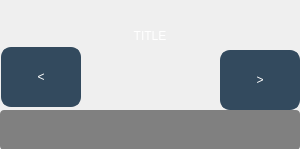
<?xml version="1.0" encoding="UTF-8"?>
<ui version="4.0">
 <class>levelGauge</class>
 <widget class="QWidget" name="levelGauge">
  <property name="geometry">
   <rect>
    <x>0</x>
    <y>0</y>
    <width>300</width>
    <height>149</height>
   </rect>
  </property>
  <property name="windowTitle">
   <string>Form</string>
  </property>
  <property name="styleSheet">
   <string notr="true">QLabel:enabled{
 font: 32px &quot;DinPRO-Medium&quot;;
color: blue;
}
QLabel:disabled{
 font: 18px &quot;DinPRO-Medium&quot;;
color: red;
}
/* ---------------- Pushbuttons ----------------*/

QPushButton {
    font: 16pt &quot;DinPRO-Medium&quot;;
}

QPushButton 
{
    background: rgb( 51, 74, 94 );
    border: 1px solid rgb( 51, 74, 94 );
    color: white;
    text-align: center;
    border-radius: 10px;
    border-width: 2px;
}

QPushButton::hover 
{
    background: rgb(51, 74, 94 );
    border-color: rgb( 166, 166, 166 );
    color: rgb( 214, 214, 214);
    border-width: 1px;
    border-radius: 10px;
}

 QPushButton:default 
{
     background: rgb( 51, 51, 51 );
 }

QPushButton:checked 
{
    background:  rgb(  191, 191, 191  ); 
    border: rgb(  191, 191, 191  ); 
    color: rgb( 52, 73, 94 );
 }

QPushButton:disabled 
{
     background:  rgb( 51, 51, 51 ); 
     border: rgb( 51, 51, 51 ); 
     color: rgb( 128, 128, 128 );
 }


/* ---------- Group Boxes ---------- */

 QGroupBox {
    font: 14.75pt DINPro-medium;
    color: white;
    background-color: rgb( 51, 51, 51 );
    border-radius: 5px;
    padding-top: 3px;
    margin-top: 0px;
}

QGroupBox::title {
     subcontrol-origin: margin;
     subcontrol-position: top left; /* position at the top center */
     left: 10px;
     padding: 1px;
 }


/*--------- Progress Bar -----------*/
QProgressBar {
     border: 2px;
     border-radius: 4px;
     background-color:#808080;
 }

 QProgressBar::chunk {
     background-color: rgb( 51, 74, 94 );
     margin: 1px;
 }

QProgressBar::disabled {
     background:  rgb( 51, 51, 51 ); 
     border-color: rgb( 51, 51, 51 );
}
</string>
  </property>
  <widget class="QProgressBar" name="levelIndicator">
   <property name="enabled">
    <bool>true</bool>
   </property>
   <property name="geometry">
    <rect>
     <x>0</x>
     <y>110</y>
     <width>300</width>
     <height>40</height>
    </rect>
   </property>
   <property name="sizePolicy">
    <sizepolicy hsizetype="MinimumExpanding" vsizetype="Fixed">
     <horstretch>0</horstretch>
     <verstretch>0</verstretch>
    </sizepolicy>
   </property>
   <property name="minimumSize">
    <size>
     <width>0</width>
     <height>40</height>
    </size>
   </property>
   <property name="maximumSize">
    <size>
     <width>300</width>
     <height>40</height>
    </size>
   </property>
   <property name="styleSheet">
    <string notr="true"/>
   </property>
   <property name="value">
    <number>0</number>
   </property>
   <property name="alignment">
    <set>Qt::AlignCenter</set>
   </property>
   <property name="textVisible">
    <bool>false</bool>
   </property>
   <property name="invertedAppearance">
    <bool>false</bool>
   </property>
  </widget>
  <widget class="QLabel" name="title">
   <property name="geometry">
    <rect>
     <x>0</x>
     <y>2</y>
     <width>300</width>
     <height>41</height>
    </rect>
   </property>
   <property name="sizePolicy">
    <sizepolicy hsizetype="Fixed" vsizetype="Preferred">
     <horstretch>0</horstretch>
     <verstretch>0</verstretch>
    </sizepolicy>
   </property>
   <property name="minimumSize">
    <size>
     <width>300</width>
     <height>0</height>
    </size>
   </property>
   <property name="maximumSize">
    <size>
     <width>300</width>
     <height>16777215</height>
    </size>
   </property>
   <property name="styleSheet">
    <string notr="true">QLabel { color : white; }</string>
   </property>
   <property name="text">
    <string>TITLE</string>
   </property>
   <property name="alignment">
    <set>Qt::AlignBottom|Qt::AlignHCenter</set>
   </property>
   <property name="wordWrap">
    <bool>true</bool>
   </property>
  </widget>
  <widget class="QPushButton" name="rightButton">
   <property name="geometry">
    <rect>
     <x>220</x>
     <y>50</y>
     <width>80</width>
     <height>60</height>
    </rect>
   </property>
   <property name="sizePolicy">
    <sizepolicy hsizetype="MinimumExpanding" vsizetype="Fixed">
     <horstretch>0</horstretch>
     <verstretch>0</verstretch>
    </sizepolicy>
   </property>
   <property name="maximumSize">
    <size>
     <width>95</width>
     <height>16777215</height>
    </size>
   </property>
   <property name="focusPolicy">
    <enum>Qt::NoFocus</enum>
   </property>
   <property name="toolTip">
    <string/>
   </property>
   <property name="styleSheet">
    <string notr="true">QPushButton {
    font: 32pt &quot;DinPRO-Medium&quot;;
}</string>
   </property>
   <property name="text">
    <string>&gt;</string>
   </property>
  </widget>
  <widget class="QPushButton" name="leftButton">
   <property name="geometry">
    <rect>
     <x>1</x>
     <y>47</y>
     <width>80</width>
     <height>60</height>
    </rect>
   </property>
   <property name="sizePolicy">
    <sizepolicy hsizetype="MinimumExpanding" vsizetype="Fixed">
     <horstretch>0</horstretch>
     <verstretch>0</verstretch>
    </sizepolicy>
   </property>
   <property name="maximumSize">
    <size>
     <width>95</width>
     <height>16777215</height>
    </size>
   </property>
   <property name="focusPolicy">
    <enum>Qt::NoFocus</enum>
   </property>
   <property name="toolTip">
    <string/>
   </property>
   <property name="styleSheet">
    <string notr="true">QPushButton {
    font: 32pt &quot;DinPRO-Medium&quot;;
}</string>
   </property>
   <property name="text">
    <string>&lt;</string>
   </property>
  </widget>
 </widget>
 <resources/>
 <connections/>
</ui>
